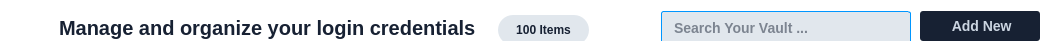
     <widget class="QWidget" name="passwordsTop" native="true">
      <property name="geometry">
       <rect>
        <x>10</x>
        <y>10</y>
        <width>1051</width>
        <height>51</height>
       </rect>
      </property>
      <property name="layoutDirection">
       <enum>Qt::LayoutDirection::RightToLeft</enum>
      </property>
      <property name="styleSheet">
       <string notr="true">background-color : #ffffff ;
border-radius : 3px ;</string>
      </property>
      <layout class="QHBoxLayout" name="horizontalLayout">
       <item>
        <widget class="QPushButton" name="passwordsAdd">
         <property name="minimumSize">
          <size>
           <width>120</width>
           <height>30</height>
          </size>
         </property>
         <property name="maximumSize">
          <size>
           <width>120</width>
           <height>40</height>
          </size>
         </property>
         <property name="cursor">
          <cursorShape>PointingHandCursor</cursorShape>
         </property>
         <property name="layoutDirection">
          <enum>Qt::LayoutDirection::LeftToRight</enum>
         </property>
         <property name="styleSheet">
          <string notr="true">QPushButton{
background-color: #172133;
color: #cbd5e1;
font-weight: bold;
font-size: 14px;
}
QPushButton:hover {
    background-color: #212d40;
}</string>
         </property>
         <property name="text">
          <string> Add New</string>
         </property>
         <property name="icon">
          <iconset resource="ressources.qrc">
           <normaloff>:/Assets/Icons/plus.svg</normaloff>:/Assets/Icons/plus.svg</iconset>
         </property>
         <property name="iconSize">
          <size>
           <width>18</width>
           <height>18</height>
          </size>
         </property>
        </widget>
       </item>
       <item>
        <widget class="QWidget" name="widget" native="true">
         <property name="minimumSize">
          <size>
           <width>600</width>
           <height>0</height>
          </size>
         </property>
         <property name="styleSheet">
          <string notr="true">color : #172133 ; </string>
         </property>
         <widget class="QLabel" name="label">
          <property name="geometry">
           <rect>
            <x>48</x>
            <y>0</y>
            <width>10000</width>
            <height>33</height>
           </rect>
          </property>
          <property name="minimumSize">
           <size>
            <width>0</width>
            <height>30</height>
           </size>
          </property>
          <property name="maximumSize">
           <size>
            <width>10000</width>
            <height>40</height>
           </size>
          </property>
          <property name="styleSheet">
           <string notr="true">font-weight: bold;
font-size: 20px;</string>
          </property>
          <property name="text">
           <string>Manage and organize your login credentials</string>
          </property>
         </widget>
         <widget class="QLabel" name="label_7">
          <property name="geometry">
           <rect>
            <x>13</x>
            <y>4</y>
            <width>25</width>
            <height>25</height>
           </rect>
          </property>
          <property name="minimumSize">
           <size>
            <width>25</width>
            <height>25</height>
           </size>
          </property>
          <property name="maximumSize">
           <size>
            <width>25</width>
            <height>25</height>
           </size>
          </property>
          <property name="styleSheet">
           <string notr="true">color : black ;</string>
          </property>
          <property name="text">
           <string/>
          </property>
          <property name="pixmap">
           <pixmap resource="ressources.qrc">:/Assets/Icons/lock.svg</pixmap>
          </property>
          <property name="scaledContents">
           <bool>true</bool>
          </property>
         </widget>
         <widget class="QLabel" name="passwordsCount">
          <property name="geometry">
           <rect>
            <x>487</x>
            <y>4</y>
            <width>91</width>
            <height>30</height>
           </rect>
          </property>
          <property name="layoutDirection">
           <enum>Qt::LayoutDirection::RightToLeft</enum>
          </property>
          <property name="styleSheet">
           <string notr="true">background-color: #e1e7ed;
color : #172133;
font : bold ; 
border-radius : 15px;</string>
          </property>
          <property name="text">
           <string>100 Items</string>
          </property>
          <property name="alignment">
           <set>Qt::AlignmentFlag::AlignCenter</set>
          </property>
         </widget>
         <widget class="QLineEdit" name="passwordsSearch">
          <property name="geometry">
           <rect>
            <x>650</x>
            <y>0</y>
            <width>250</width>
            <height>33</height>
           </rect>
          </property>
          <property name="minimumSize">
           <size>
            <width>250</width>
            <height>30</height>
           </size>
          </property>
          <property name="maximumSize">
           <size>
            <width>250</width>
            <height>40</height>
           </size>
          </property>
          <property name="layoutDirection">
           <enum>Qt::LayoutDirection::RightToLeft</enum>
          </property>
          <property name="styleSheet">
           <string notr="true">QLineEdit {
background-color : #e1e7ed;
border: 1px solid #0096FF;
font-weight: bold;
font-size: 14px;
padding-right : 10px; 
}
QLineEdit:focus {
border: 1px solid #0047AB;
}
</string>
          </property>
          <property name="text">
           <string/>
          </property>
          <property name="alignment">
           <set>Qt::AlignmentFlag::AlignLeading|Qt::AlignmentFlag::AlignLeft|Qt::AlignmentFlag::AlignVCenter</set>
          </property>
          <property name="placeholderText">
           <string>Search Your Vault ...</string>
          </property>
         </widget>
        </widget>
       </item>
      </layout>
     </widget>
